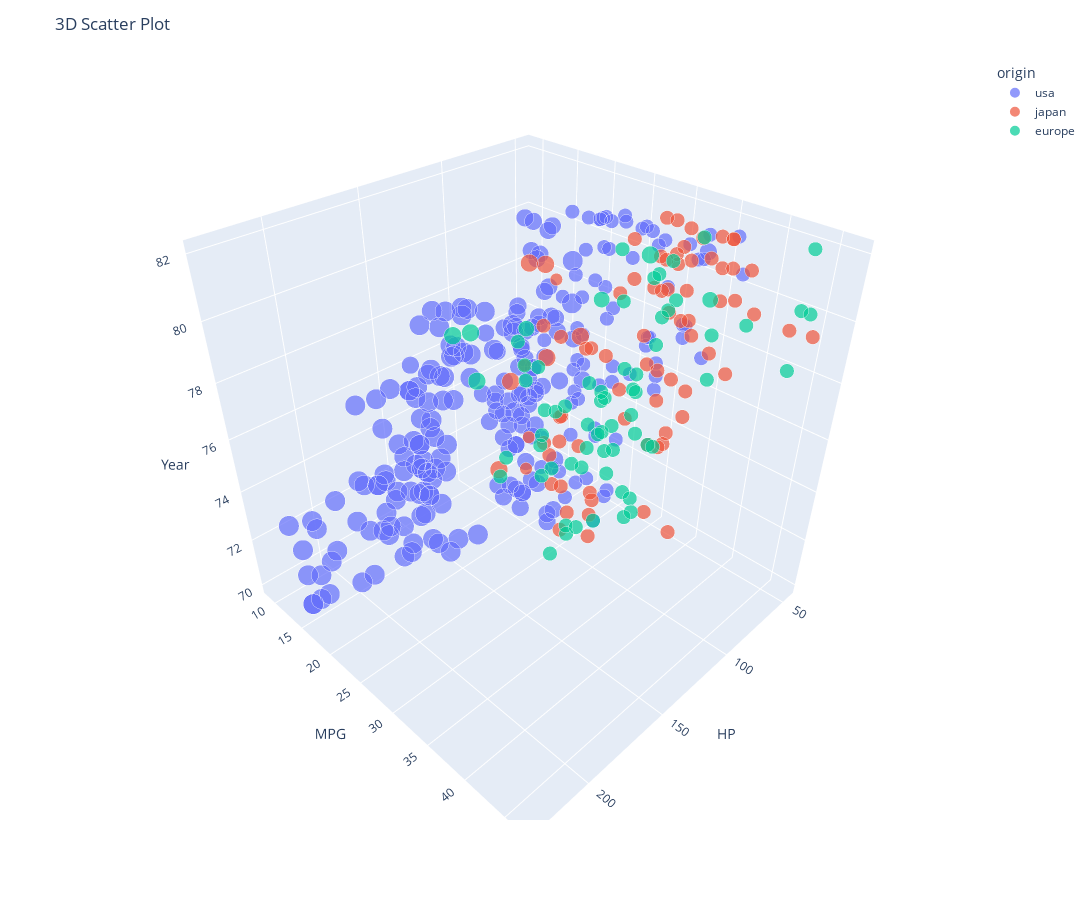

Notebook source saved alongside this figure:
### Code cell
fig = px.scatter_3d(df, 
                    x='horsepower', 
                    y='mpg', 
                    z='model_year', 
                    color='origin', 
                    size='cylinders',
                    labels={'horsepower': 'HP', 'mpg': 'MPG', 'model_year': 'Year'},
                    )
fig['layout'].update(title='3D Scatter Plot', 
                     width=1100,
                     height=900,)
fig.show()

### Figure 1 — Plotly figure (JSON) as saved in the notebook; plotly's stock layout.template omitted (floating-point values rounded to 4 significant figures; data arrays with more than 128 entries replaced by an {"elided": "..."} marker saying what was removed)
{"data": [{"hovertemplate": "origin=usa<br>HP=%{x}<br>MPG=%{y}<br>Year=%{z}<br>cylinders=%{marker.size}<extra></extra>", "legendgroup": "usa", "marker": {"color": "#636efa", "size": {"elided": "249 int values"}, "sizemode": "area", "sizeref": 0.02, "symbol": "circle"}, "mode": "markers", "name": "usa", "scene": "scene", "showlegend": true, "x": {"elided": "249 float values"}, "y": {"elided": "249 float values"}, "z": {"elided": "249 int values"}, "type": "scatter3d"}, {"hovertemplate": "origin=japan<br>HP=%{x}<br>MPG=%{y}<br>Year=%{z}<br>cylinders=%{marker.size}<extra></extra>", "legendgroup": "japan", "marker": {"color": "#EF553B", "size": [4, 4, 4, 4, 4, 4, 4, 3, 4, 4, 4, 4, 4, 3, 6, 4, 4, 4, 4, 4, 4, 4, 4, 4, 4, 4, 4, 4, 6, 4, 4, 4, 4, 6, 3, 4, 4, 4, 4, 4, 4, 4, 4, 4, 4, 4, 4, 4, 4, 4, 4, 4, 4, 4, 4, 6, 3, 4, 4, 4, 4, 4, 4, 4, 4, 4, 4, 4, 6, 6, 4, 4, 4, 4, 4, 4, 4, 4, 4], "sizemode": "area", "sizeref": 0.02, "symbol": "circle"}, "mode": "markers", "name": "japan", "scene": "scene", "showlegend": true, "x": [95.0, 88.0, 88.0, 95.0, 65.0, 69.0, 95.0, 97.0, 92.0, 97.0, 88.0, 88.0, 94.0, 90.0, 122.0, 67.0, 65.0, 52.0, 61.0, 97.0, 93.0, 75.0, 96.0, 97.0, 53.0, 53.0, 70.0, 75.0, 108.0, 68.0, 70.0, 75.0, 67.0, 97.0, 110.0, 52.0, 70.0, 60.0, 95.0, 97.0, 95.0, 97.0, 68.0, 65.0, 65.0, 60.0, 65.0, 90.0, 75.0, 92.0, 75.0, 65.0, 65.0, 67.0, 67.0, 132.0, 100.0, 72.0, 58.0, 60.0, 67.0, 65.0, 62.0, 68.0, 75.0, 75.0, 100.0, 74.0, 116.0, 120.0, 68.0, 68.0, 88.0, 75.0, 70.0, 67.0, 67.0, 67.0, 96.0], "y": [24.0, 27.0, 27.0, 25.0, 31.0, 35.0, 24.0, 19.0, 28.0, 23.0, 27.0, 20.0, 22.0, 18.0, 20.0, 31.0, 32.0, 31.0, 32.0, 24.0, 26.0, 29.0, 24.0, 24.0, 33.0, 33.0, 32.0, 28.0, 19.0, 31.5, 33.5, 26.0, 30.0, 22.0, 21.5, 32.8, 39.4, 36.1, 27.5, 27.2, 21.1, 23.9, 29.5, 34.1, 31.8, 38.1, 37.2, 29.8, 31.3, 37.0, 32.2, 46.6, 40.8, 44.6, 33.8, 32.7, 23.7, 32.4, 39.1, 35.1, 32.3, 37.0, 37.7, 34.1, 33.7, 32.4, 32.9, 31.6, 25.4, 24.2, 37.0, 31.0, 36.0, 36.0, 34.0, 38.0, 32.0, 38.0, 32.0], "z": [70, 70, 71, 71, 71, 71, 72, 72, 72, 72, 72, 73, 73, 73, 73, 74, 74, 74, 74, 74, 74, 75, 75, 75, 75, 76, 76, 76, 76, 77, 77, 77, 77, 77, 77, 78, 78, 78, 78, 78, 78, 78, 78, 79, 79, 80, 80, 80, 80, 80, 80, 80, 80, 80, 80, 80, 80, 80, 81, 81, 81, 81, 81, 81, 81, 81, 81, 81, 81, 81, 82, 82, 82, 82, 82, 82, 82, 82, 82], "type": "scatter3d"}, {"hovertemplate": "origin=europe<br>HP=%{x}<br>MPG=%{y}<br>Year=%{z}<br>cylinders=%{marker.size}<extra></extra>", "legendgroup": "europe", "marker": {"color": "#00cc96", "size": [4, 4, 4, 4, 4, 4, 4, 4, 4, 4, 4, 4, 4, 4, 4, 4, 4, 4, 4, 4, 4, 4, 4, 4, 4, 4, 4, 4, 4, 4, 4, 4, 4, 4, 4, 4, 4, 4, 4, 4, 6, 4, 4, 4, 4, 4, 5, 6, 4, 6, 4, 4, 5, 4, 4, 4, 4, 4, 4, 5, 4, 4, 4, 4, 4, 4, 4, 6, 4, 4], "sizemode": "area", "sizeref": 0.02, "symbol": "circle"}, "mode": "markers", "name": "europe", "scene": "scene", "showlegend": true, "x": [46.0, 87.0, 90.0, 95.0, 113.0, 90.0, 70.0, 76.0, 60.0, 54.0, 112.0, 76.0, 87.0, 69.0, 46.0, 90.0, 49.0, 75.0, 91.0, 112.0, 110.0, 83.0, 67.0, 78.0, 75.0, 75.0, 67.0, 71.0, 70.0, 95.0, 88.0, 98.0, 115.0, 86.0, 81.0, 83.0, 70.0, 71.0, 102.0, 88.0, 120.0, 58.0, 78.0, 78.0, 110.0, 48.0, 103.0, 125.0, 115.0, 133.0, 71.0, 71.0, 77.0, 71.0, 69.0, 76.0, 78.0, 48.0, 48.0, 67.0, 67.0, NaN, 62.0, 88.0, 74.0, NaN, 80.0, 76.0, 74.0, 52.0], "y": [26.0, 25.0, 24.0, 25.0, 26.0, 28.0, 30.0, 30.0, 27.0, 23.0, 18.0, 22.0, 21.0, 26.0, 26.0, 26.0, 29.0, 24.0, 20.0, 19.0, 24.0, 29.0, 26.0, 26.0, 24.0, 26.0, 31.0, 25.0, 29.0, 23.0, 23.0, 22.0, 25.0, 28.0, 25.0, 27.0, 29.0, 29.5, 20.0, 19.0, 16.5, 36.0, 29.0, 30.5, 21.5, 43.1, 20.3, 17.0, 21.6, 16.2, 31.5, 31.9, 25.4, 27.2, 37.3, 41.5, 34.3, 44.3, 43.4, 36.4, 30.0, 40.9, 29.8, 35.0, 33.0, 34.5, 28.1, 30.7, 36.0, 44.0], "z": [70, 70, 70, 70, 70, 71, 71, 71, 71, 72, 72, 72, 72, 72, 73, 73, 73, 73, 73, 73, 73, 74, 74, 74, 74, 74, 74, 75, 75, 75, 75, 75, 75, 76, 76, 76, 76, 76, 76, 76, 76, 77, 77, 77, 77, 78, 78, 78, 78, 78, 78, 79, 79, 79, 79, 80, 80, 80, 80, 80, 80, 80, 80, 80, 81, 81, 81, 81, 82, 82], "type": "scatter3d"}], "layout": {"scene": {"domain": {"x": [0.0, 1.0], "y": [0.0, 1.0]}, "xaxis": {"title": {"text": "HP"}}, "yaxis": {"title": {"text": "MPG"}}, "zaxis": {"title": {"text": "Year"}}}, "legend": {"title": {"text": "origin"}, "tracegroupgap": 0, "itemsizing": "constant"}, "margin": {"t": 60}, "title": {"text": "3D Scatter Plot"}, "width": 1100, "height": 900}}
